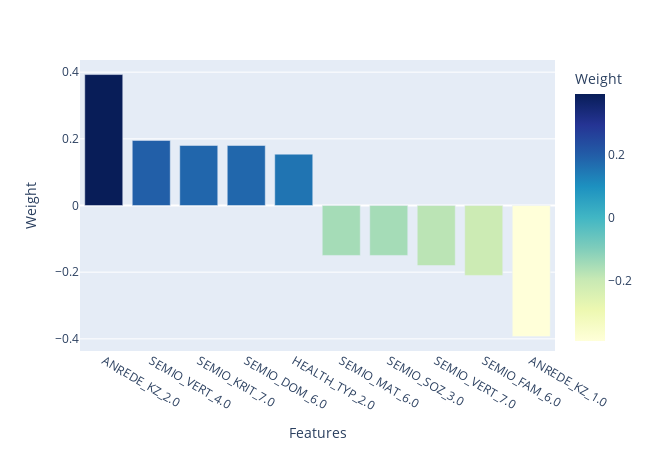

The notebook cell this image was saved under:
### Code cell
# Map weights for the second principal component to corresponding feature names.
map_pca_weights(azdias, 2, 5)

### Figure 1 — Plotly figure (JSON) as saved in the notebook; plotly's stock layout.template omitted (floating-point values rounded to 4 significant figures)
{"data": [{"alignmentgroup": "True", "hovertemplate": "Features=%{x}<br>Weight=%{marker.color}<extra></extra>", "legendgroup": "", "marker": {"color": [0.3929, 0.1951, 0.1801, 0.18, 0.154, -0.1498, -0.1499, -0.1801, -0.2098, -0.3929], "coloraxis": "coloraxis", "pattern": {"shape": ""}}, "name": "", "offsetgroup": "", "orientation": "v", "showlegend": false, "textposition": "auto", "type": "bar", "x": ["ANREDE_KZ_2.0", "SEMIO_VERT_4.0", "SEMIO_KRIT_7.0", "SEMIO_DOM_6.0", "HEALTH_TYP_2.0", "SEMIO_MAT_6.0", "SEMIO_SOZ_3.0", "SEMIO_VERT_7.0", "SEMIO_FAM_6.0", "ANREDE_KZ_1.0"], "xaxis": "x", "y": [0.3929, 0.1951, 0.1801, 0.18, 0.154, -0.1498, -0.1499, -0.1801, -0.2098, -0.3929], "yaxis": "y"}], "layout": {"barmode": "relative", "coloraxis": {"colorbar": {"title": {"text": "Weight"}}, "colorscale": [[0, "rgb(255,255,217)"], [0.125, "rgb(237,248,177)"], [0.25, "rgb(199,233,180)"], [0.375, "rgb(127,205,187)"], [0.5, "rgb(65,182,196)"], [0.625, "rgb(29,145,192)"], [0.75, "rgb(34,94,168)"], [0.875, "rgb(37,52,148)"], [1, "rgb(8,29,88)"]]}, "height": 450, "legend": {"tracegroupgap": 0}, "margin": {"t": 60}, "width": 650, "xaxis": {"anchor": "y", "domain": [0, 1], "title": {"text": "Features"}}, "yaxis": {"anchor": "x", "domain": [0, 1], "title": {"text": "Weight"}}}}
